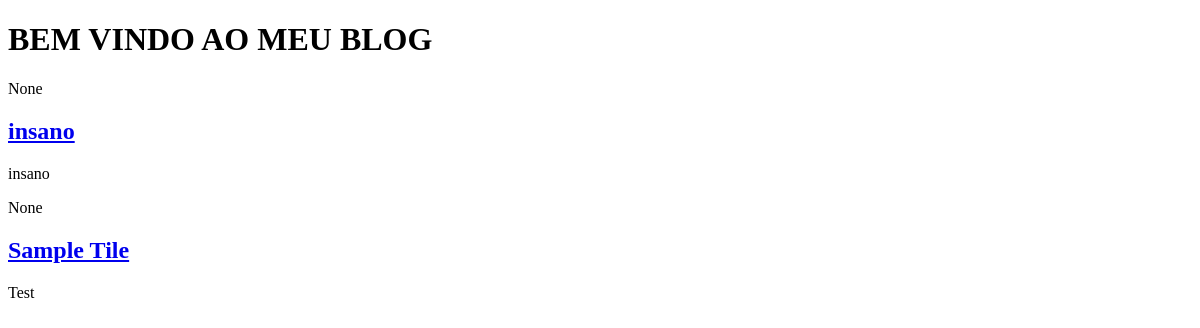
The app's page /, older data.
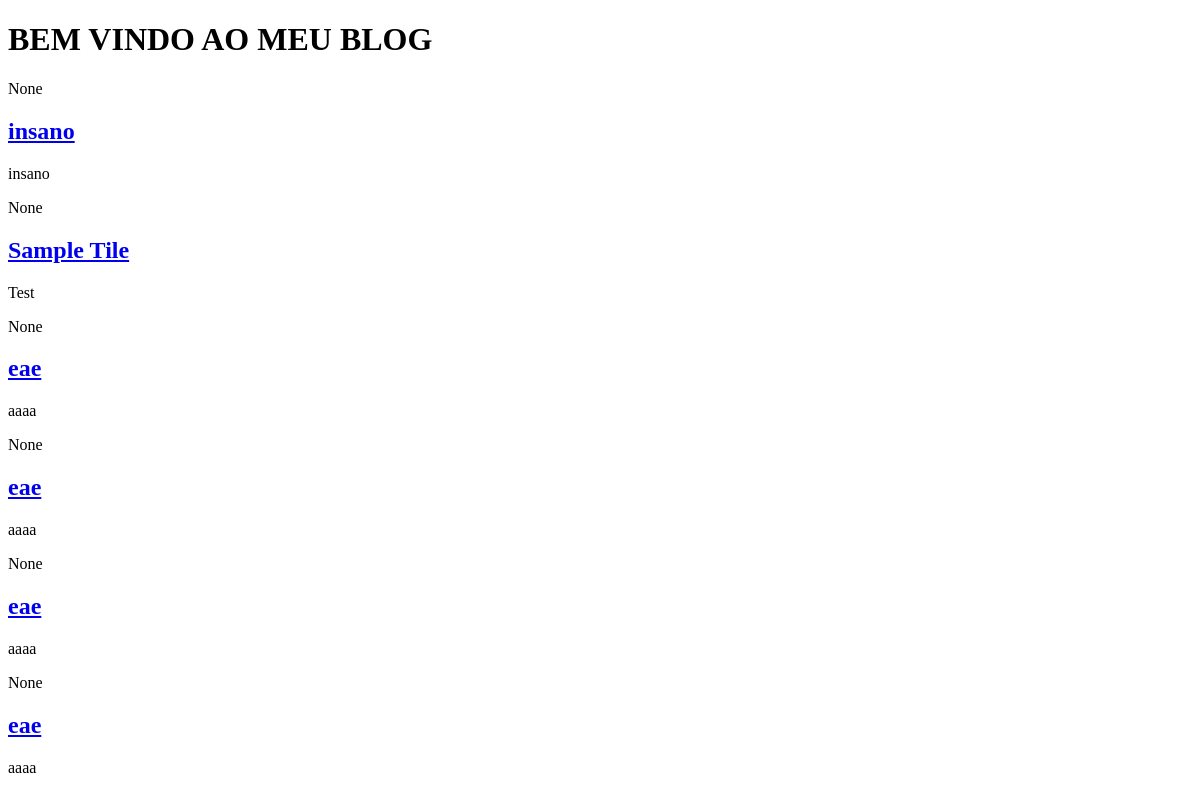
The same page, newer data.
### blog/models.py (models this page shows, shortened)
class Post(models.Model):
    author = models.ForeignKey(settings.AUTH_USER_MODEL, on_delete=models.CASCADE)
    title = models.CharField(max_length=200)
    text = models.TextField()
    created_date = models.DateTimeField(default=timezone.now)
    published_date = models.DateTimeField(blank=True, null=True)

### blog/views.py (the view)
# urls.py: path('',views.post_list,name='post_list'),
def post_list(request):
    posts = Post.objects.all()
    return render(request, 'blog/post_list.html',{'posts':posts})

### blog/templates/blog/post_list.html (shortened to what this page needs)
{% extends 'blog/base.html' %}
{% block content %}
    {% for post in posts %}
        <article class ="post">
            <time class="date">
                {{post.published_date}}
            </time>
            <h2><a href="{% url 'post_detail' pk=post.pk %}">{{ post.title }}</a></h2>
            <p>{{ post.text }}</p>
        </article>
    {% endfor %}
{% endblock %}

### blog/templates/blog/base.html (shortened to what this page needs)
{% load static %}
<!DOCTYPE html>
<html lang="en">
<head>
</head>
<body>
<h1>BEM VINDO AO MEU BLOG</h1>
{% block content %}
{% endblock %}
</body>
</html>

Row changes from the older to the newer data that the page shows:
added Post: published_date "None", title "eae", text "aaaa"
added Post: published_date "None", title "eae", text "aaaa"
added Post: published_date "None", title "eae", text "aaaa"
added Post: published_date "None", title "eae", text "aaaa"
